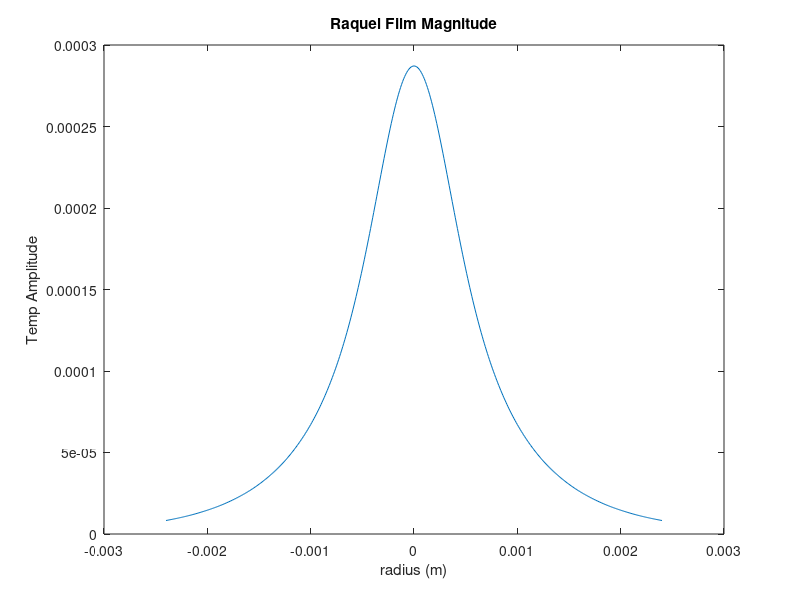
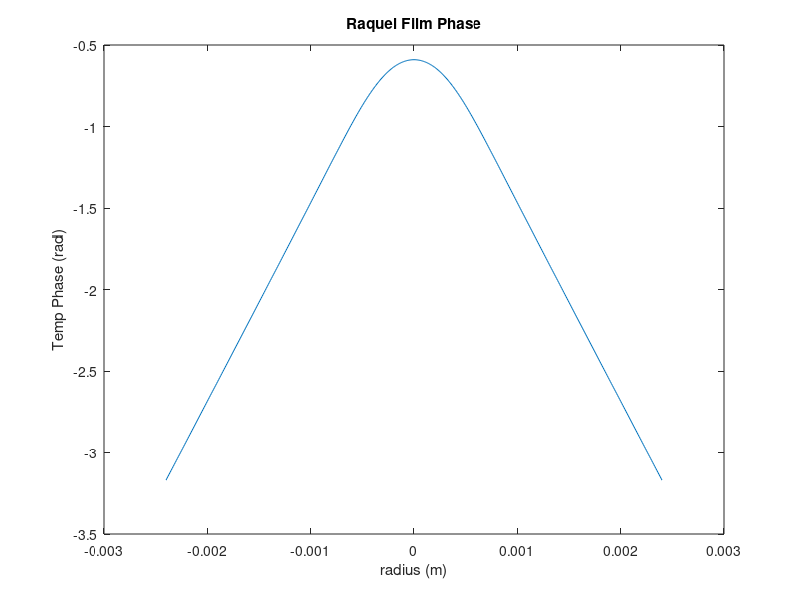

MATLAB code for these plots, in order:
clc
%% Raquel - Film, same surface temperature
P0 = 1e-3; % W of laser power
a = 500e-6; % m, diameter laser
h = 50;
ks = 0.3;
kg = 0.026;
G = 0;
alpha = .1e-6;
alphag = 2.2e-5;
f = 0.05;
w = 2*pi*f; %figure 3.4
r = -0.0024:0.00001:0.0024;
clear Ts

for ii=1:length(r) 
    %equation 3.3; besselj matlab function J; 1i returns inaginary i;
    fun = @(d) d.*besselj (0,d*r(ii)).*exp (-(d.^2*a.^2)./8)./(d.^2 + 1i*w/alpha)*...
        1./(1 + (kg*(d.^2 + 1i*w./alphag)./(ks*(d.^2 + 1i*w./alpha))) + (h./(ks*(d.^2 + 1i*w./alpha))));
    q = integral(fun,0,Inf,'RelTol',1e-8,'AbsTol',1e-13); %relative and absolute tolerances
    Ts(ii) = P0/(4*pi*ks) * q;    
end

figure;
%plot(omega,abs(Ts));
plot(r,abs(Ts));
%plot(r,log(abs(Ts).*r),'c*');  %to match figure 3.4
%xlabel('\omega (rad/s)')
xlabel('radius (m)')
ylabel('Temp Amplitude')
title('Raquel Film Magnitude')
figure;
%plot(omega,unwrap(angle((Ts))));
plot(r,unwrap(angle((Ts)))-2*pi);
%xlabel('\omega (rad/s)')
xlabel('radius (m)')
ylabel('Temp Phase (rad)')
title('Raquel Film Phase')